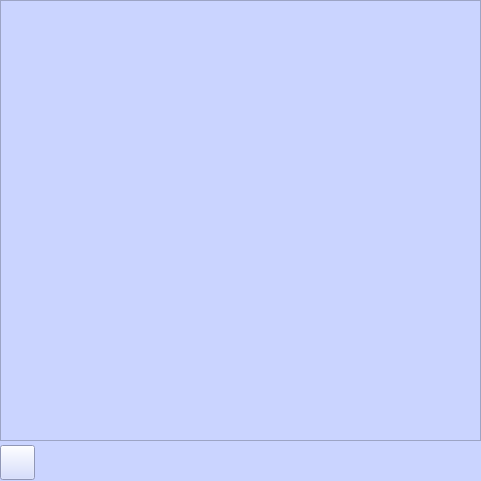
<?xml version="1.0" encoding="UTF-8"?>
<ui version="4.0">
 <class>vocabulary_list</class>
 <widget class="QWidget" name="vocabulary_list">
  <property name="geometry">
   <rect>
    <x>0</x>
    <y>0</y>
    <width>481</width>
    <height>481</height>
   </rect>
  </property>
  <property name="windowTitle">
   <string>vocabulary</string>
  </property>
  <property name="styleSheet">
   <string notr="true">QWidget{
background-color:rgb(202,212,255)
}</string>
  </property>
  <widget class="QScrollArea" name="scrollArea">
   <property name="geometry">
    <rect>
     <x>0</x>
     <y>0</y>
     <width>481</width>
     <height>441</height>
    </rect>
   </property>
   <property name="widgetResizable">
    <bool>true</bool>
   </property>
   <widget class="QWidget" name="scrollAreaWidgetContents">
    <property name="geometry">
     <rect>
      <x>0</x>
      <y>0</y>
      <width>479</width>
      <height>439</height>
     </rect>
    </property>
    <property name="styleSheet">
     <string notr="true">QWidget{
     background-color:rgb(202,212,255);
}</string>
    </property>
   </widget>
  </widget>
  <widget class="QPushButton" name="BackButton">
   <property name="geometry">
    <rect>
     <x>0</x>
     <y>445</y>
     <width>35</width>
     <height>35</height>
    </rect>
   </property>
   <property name="styleSheet">
    <string notr="true">background-image: &quot;/resources/home.png&quot;</string>
   </property>
   <property name="text">
    <string/>
   </property>
   <property name="icon">
    <iconset>
     <normaloff>resources/home.png</normaloff>resources/home.png</iconset>
   </property>
   <property name="iconSize">
    <size>
     <width>35</width>
     <height>35</height>
    </size>
   </property>
  </widget>
 </widget>
 <resources/>
 <connections/>
</ui>
